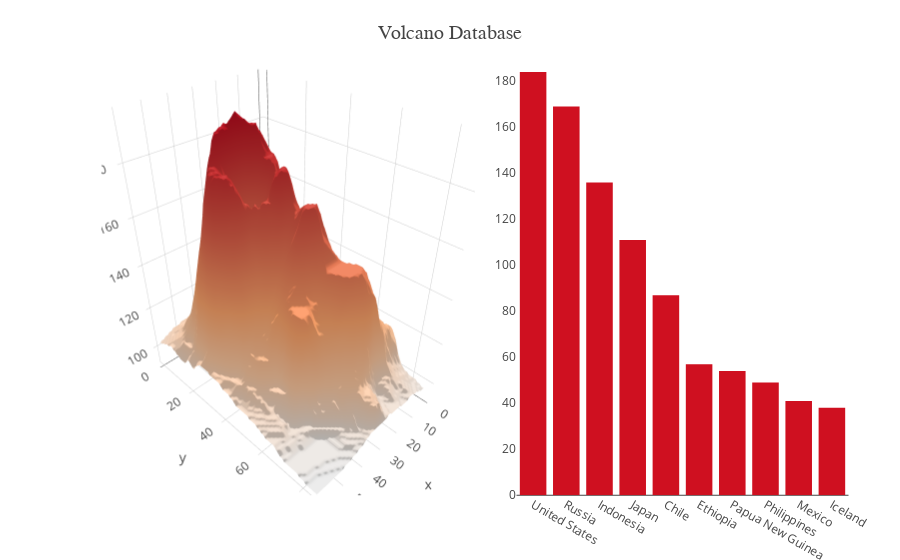

The notebook cell saved with this chart:
### Code cell
# control the subplot below using domain in 'geo', 'scene', and 'axis'
layout = {
  "titlefont": {
      "size": 20,
      "family": "Raleway"
  },
  "dragmode": "zoom", 
#   "geo3": {
#     "domain": {
#       "x": [0, 0.55], 
#       "y": [0, 0.9]
#     }, 
#     "lakecolor": "rgba(127,205,255,1)",
#     "oceancolor": "rgb(6,66,115)",
#     "landcolor": 'white',
#     "projection": {"type": "orthographic"}, 
#     "scope": "world", 
#     "showlakes": True,
#     "showocean": True,
#     "showland": True,
#     "bgcolor": 'black'
#   }, 
  "margin": {
    "r": 10, 
    "t": 25, 
    "b": 40, 
    "l": 60
  }, 
  "scene": {"domain": {
      "x": [0.05, 0.5], 
      "y": [0.05, 0.95]
    }
           }, 
  "showlegend": False, 
  "title": "<br>Volcano Database", 
  "xaxis": {
    "anchor": "y", 
    "domain": [0.55, 0.95]
  }, 
  "yaxis": {
    "anchor": "x", 
    "domain": [0.05, 0.95],
    "showgrid": False
  }
}

# annotations = { "text": "Source: NOAA",
#                "showarrow": False,
#                "xref": "paper",
#                "yref": "paper",
#                "x": 0,
#                "y": 0}

# layout['annotations'] = [annotations]

fig = Figure(data=data, layout=layout)

iplot(fig, filename = "Mixed Subplots Volcano")

### Figure 1 — Plotly figure (JSON) as saved in the notebook; plotly's stock layout.template omitted (floating-point values rounded to 4 significant figures; data arrays with more than 128 entries replaced by an {"elided": "..."} marker saying what was removed)
{"data": [{"marker": {"color": "#CF1020"}, "type": "bar", "x": ["United States", "Russia", "Indonesia", "Japan", "Chile", "Ethiopia", "Papua New Guinea", "Philippines", "Mexico", "Iceland"], "y": [184, 169, 136, 111, 87, 57, 54, 49, 41, 38]}, {"colorscale": "Reds", "showscale": false, "type": "surface", "z": {"elided": "87x61 int values"}}], "layout": {"dragmode": "zoom", "margin": {"b": 40, "l": 60, "r": 10, "t": 25}, "scene": {"domain": {"x": [0.05, 0.5], "y": [0.05, 0.95]}}, "showlegend": false, "title": "<br>Volcano Database", "titlefont": {"family": "Raleway", "size": 20}, "xaxis": {"anchor": "y", "domain": [0.55, 0.95]}, "yaxis": {"anchor": "x", "domain": [0.05, 0.95], "showgrid": false}}}
